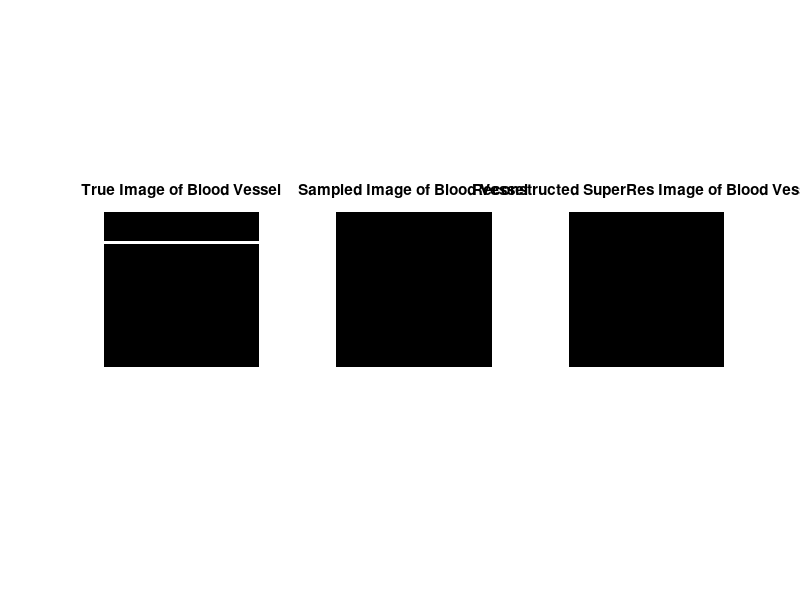

The MATLAB source for this figure: (Note: this script raises an error after producing the figure.)
%% Users parameters
FOVx = 5000;       %[um]
FOVy = 5000;       %[um]
W = 5000;          %[um] - transducer width
D = 100;           %[um] - vessel diameter
F = 10;            %[MHz]
Z = 1000;          %[um]
C = 9e-4;          %[#bubbles/um^3]
Csound = 1540*1e6; %[um/sec]
psf_resolution = 15; 
Ncycles = 1;      
iter_num = 600; 
ppm = 0.1;         %[pixel/um]

%% Calculated parameters
lamda = Csound/(F*1e6);  %[um]
FWHM = 0.886*ppm*lamda*Z/W;  %[um]
sigma = 2.355*FWHM;      %[um]
FOVx_ = floor(FOVx*ppm);
FOVy_ = floor(FOVy*ppm);
psf = fspecial('gaussian', psf_resolution, sigma);
psf = psf./max(psf(:));
up_lim = floor((Z-(D/2))*ppm);
down_lim = ceil((Z+(D/2))*ppm);
bubbles_num = floor(C*FOVx_*D);
X_population = 1:FOVx_;
Y_population = up_lim:down_lim-1;
R_blur = ceil(FWHM);

%% Image declaration 
image = zeros(FOVy_, FOVx_);
sample = double(zeros(FOVy_, FOVx_));
true_image = zeros(FOVy_, FOVx_);
true_image(up_lim:down_lim,:) = 1;

%% Simulation

figure
a1 = subplot(1,3,1);
h1 = imshow(true_image);
set(get(a1, 'title'), 'string', 'True Image of Blood Vessel');

a2 = subplot(1,3,2);
h2 = imshow(sample);
set(get(a2, 'title'), 'string', 'Sampled Image of Blood Vessel');

a3 = subplot(1,3,3);
h3 = imshow(image);
set(get(a3, 'title'), 'string',...
                        'Reconstructed SuperRes Image of Blood Vessel');

boundsx = (size(psf,1)-1)/2;
boundsy = (size(psf,2)-1)/2;

for t=1:iter_num
    x = randsample(X_population,bubbles_num,true);
    y = randsample(Y_population,bubbles_num,true);
    mask = zeros(FOVx_, FOVy_);
    for i = 1:bubbles_num
        x_i = x(i);
        y_i = y(i);
        lim_x0 = max(1,x_i-R_blur);
        lim_xf = min(FOVx_,x_i+R_blur);
        lim_y0 = max(1,y_i-R_blur);
        lim_yf = min(FOVy_,y_i+R_blur);
        if sum(sum(mask(lim_y0:lim_yf, lim_x0:lim_xf))) == 0
            mask(y_i,x_i) = 1;
        end
    end
    mask = conv2(mask,psf,'same'); 
    
    % Correlation Method
    corr = xcorr2(mask,psf); 
    corr = corr(boundsx:size(corr,1)-boundsx-1,boundsy:size(corr,2)-boundsy-1);
    corr = imregionalmax(corr);
    
    sample = sample + mask;
    image = image + corr;
    
%     % RegionMax Method
%     peaks = imregionalmax(mask); 
%     sample = sample + mask;
%     image = image + peaks;
    
    suptitle(join(["Iteration #", int2str(t)]));
    set(h2, 'CData', mask); 
    set(h3, 'CData', image); 
    drawnow;
end
